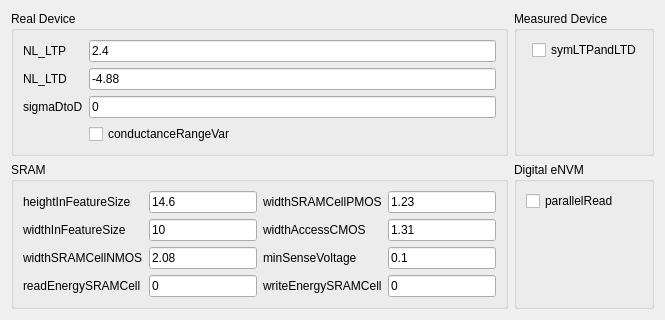
            <widget class="QWidget" name="tab_6">
             <attribute name="title">
              <string>Individuals</string>
             </attribute>
             <layout class="QGridLayout" name="gridLayout_3">
              <item row="2" column="1">
               <widget class="QGroupBox" name="groupBox_2">
                <property name="title">
                 <string>Digital eNVM</string>
                </property>
                <layout class="QFormLayout" name="formLayout_13">
                 <item row="0" column="0">
                  <widget class="QCheckBox" name="IHDevParallelRead">
                   <property name="text">
                    <string>parallelRead</string>
                   </property>
                  </widget>
                 </item>
                </layout>
               </widget>
              </item>
              <item row="0" column="0">
               <widget class="QGroupBox" name="groupBox">
                <property name="title">
                 <string>Real Device</string>
                </property>
                <layout class="QFormLayout" name="formLayout_10">
                 <item row="0" column="0">
                  <widget class="QLabel" name="label_46">
                   <property name="text">
                    <string>NL_LTP</string>
                   </property>
                  </widget>
                 </item>
                 <item row="2" column="0">
                  <widget class="QLabel" name="label_50">
                   <property name="text">
                    <string>sigmaDtoD</string>
                   </property>
                  </widget>
                 </item>
                 <item row="1" column="0">
                  <widget class="QLabel" name="label_51">
                   <property name="text">
                    <string>NL_LTD</string>
                   </property>
                  </widget>
                 </item>
                 <item row="0" column="1">
                  <widget class="QLineEdit" name="IHDevNLLTP">
                   <property name="text">
                    <string>2.4</string>
                   </property>
                  </widget>
                 </item>
                 <item row="1" column="1">
                  <widget class="QLineEdit" name="IHDevNLLTD">
                   <property name="text">
                    <string>-4.88</string>
                   </property>
                  </widget>
                 </item>
                 <item row="2" column="1">
                  <widget class="QLineEdit" name="IHDevSigmaDtoD">
                   <property name="text">
                    <string>0</string>
                   </property>
                  </widget>
                 </item>
                 <item row="3" column="1">
                  <widget class="QCheckBox" name="checkBox_2">
                   <property name="text">
                    <string>conductanceRangeVar</string>
                   </property>
                  </widget>
                 </item>
                </layout>
               </widget>
              </item>
              <item row="2" column="0">
               <widget class="QGroupBox" name="groupBox_4">
                <property name="title">
                 <string>SRAM</string>
                </property>
                <layout class="QHBoxLayout" name="horizontalLayout_6">
                 <item>
                  <layout class="QFormLayout" name="formLayout_12">
                   <property name="leftMargin">
                    <number>0</number>
                   </property>
                   <item row="0" column="0">
                    <widget class="QLabel" name="label_52">
                     <property name="text">
                      <string>heightInFeatureSize</string>
                     </property>
                    </widget>
                   </item>
                   <item row="0" column="1">
                    <widget class="QLineEdit" name="IHDevHeightInFeatureSize">
                     <property name="text">
                      <string>14.6</string>
                     </property>
                    </widget>
                   </item>
                   <item row="1" column="0">
                    <widget class="QLabel" name="label_53">
                     <property name="text">
                      <string>widthInFeatureSize</string>
                     </property>
                    </widget>
                   </item>
                   <item row="2" column="0">
                    <widget class="QLabel" name="label_55">
                     <property name="text">
                      <string>widthSRAMCellNMOS</string>
                     </property>
                    </widget>
                   </item>
                   <item row="1" column="1">
                    <widget class="QLineEdit" name="IHDevWidthInFeatureSize">
                     <property name="text">
                      <string>10</string>
                     </property>
                    </widget>
                   </item>
                   <item row="2" column="1">
                    <widget class="QLineEdit" name="IHDevWidthSRAMCellNMOS">
                     <property name="text">
                      <string>2.08</string>
                     </property>
                    </widget>
                   </item>
                   <item row="3" column="0">
                    <widget class="QLabel" name="label_3">
                     <property name="text">
                      <string>readEnergySRAMCell</string>
                     </property>
                    </widget>
                   </item>
                   <item row="3" column="1">
                    <widget class="QLineEdit" name="IHDevReadEnergySRAMCell">
                     <property name="text">
                      <string>0</string>
                     </property>
                    </widget>
                   </item>
                  </layout>
                 </item>
                 <item>
                  <layout class="QFormLayout" name="formLayout_14">
                   <item row="0" column="0">
                    <widget class="QLabel" name="label_48">
                     <property name="text">
                      <string>widthSRAMCellPMOS</string>
                     </property>
                    </widget>
                   </item>
                   <item row="0" column="1">
                    <widget class="QLineEdit" name="IHDevWidthSRAMCellPMOS">
                     <property name="text">
                      <string>1.23</string>
                     </property>
                    </widget>
                   </item>
                   <item row="1" column="0">
                    <widget class="QLabel" name="label_54">
                     <property name="text">
                      <string>widthAccessCMOS</string>
                     </property>
                    </widget>
                   </item>
                   <item row="2" column="0">
                    <widget class="QLabel" name="label_56">
                     <property name="text">
                      <string>minSenseVoltage</string>
                     </property>
                    </widget>
                   </item>
                   <item row="1" column="1">
                    <widget class="QLineEdit" name="IHDevWidthAccessCMOS">
                     <property name="text">
                      <string>1.31</string>
                     </property>
                    </widget>
                   </item>
                   <item row="2" column="1">
                    <widget class="QLineEdit" name="IHDevMinSenseVoltage">
                     <property name="text">
                      <string>0.1</string>
                     </property>
                    </widget>
                   </item>
                   <item row="3" column="1">
                    <widget class="QLineEdit" name="IHDevWriteEnergySRAMCell">
                     <property name="text">
                      <string>0</string>
                     </property>
                    </widget>
                   </item>
                   <item row="3" column="0">
                    <widget class="QLabel" name="label_9">
                     <property name="text">
                      <string>writeEnergySRAMCell</string>
                     </property>
                    </widget>
                   </item>
                  </layout>
                 </item>
                </layout>
               </widget>
              </item>
              <item row="0" column="1">
               <widget class="QGroupBox" name="groupBox_5">
                <property name="title">
                 <string>Measured Device</string>
                </property>
                <layout class="QFormLayout" name="formLayout_11">
                 <item row="0" column="1">
                  <widget class="QCheckBox" name="IHDevSymLTPandLTD">
                   <property name="text">
                    <string>symLTPandLTD</string>
                   </property>
                  </widget>
                 </item>
                </layout>
               </widget>
              </item>
             </layout>
            </widget>
